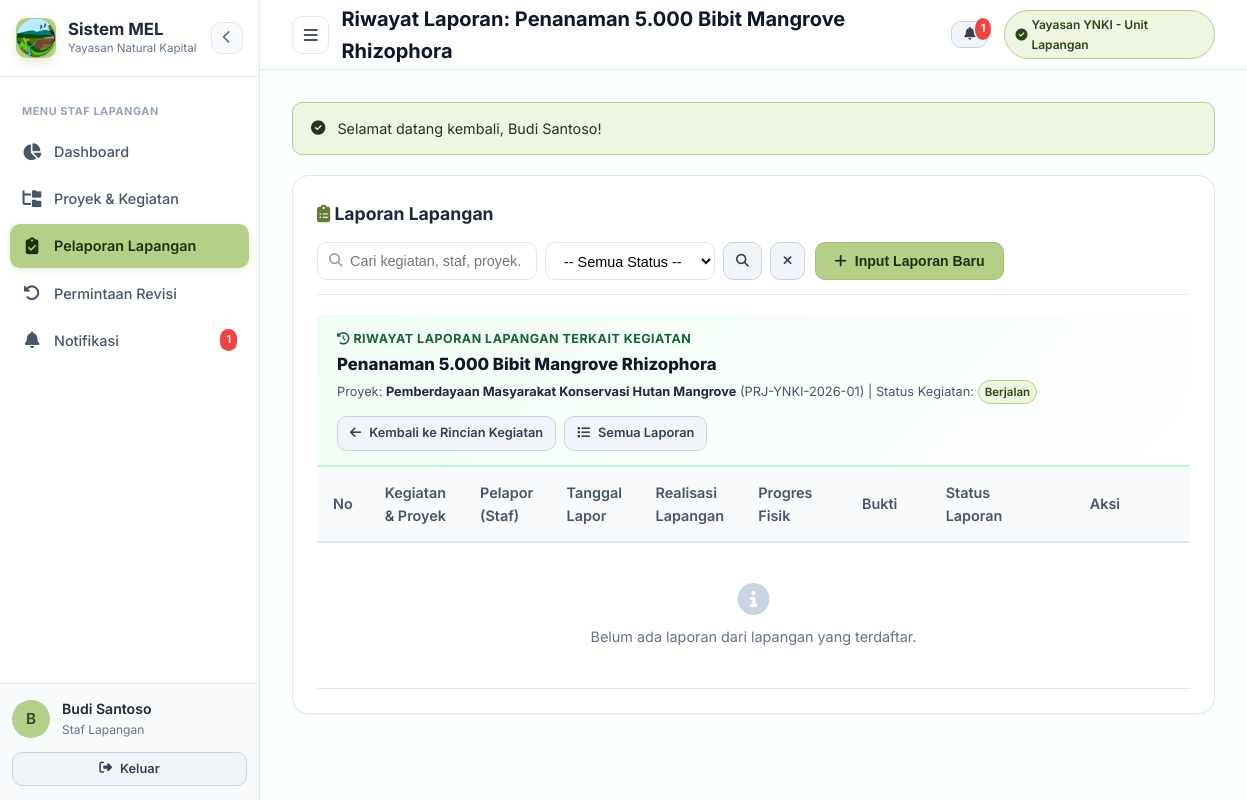
Page /field-updates?activity_id=1 (signed in) on the committed database.
### tables this page shows
CREATE TABLE `project_members` (
  `project_member_id` int(11) NOT NULL,
  `project_id` int(11) NOT NULL,
  `user_id` int(11) NOT NULL,
  `member_role` varchar(100) DEFAULT NULL
);

CREATE TABLE `users` (
  `user_id` int(11) NOT NULL,
  `role_id` int(11) NOT NULL,
  `name` varchar(150) NOT NULL,
  `email` varchar(150) NOT NULL,
  `password` varchar(255) NOT NULL,
  `organization` varchar(150) DEFAULT NULL,
  `is_active` tinyint(1) DEFAULT 1,
  `created_at` datetime DEFAULT current_timestamp()
);

CREATE TABLE `roles` (
  `role_id` int(11) NOT NULL,
  `role_name` varchar(100) NOT NULL,
  `description` text DEFAULT NULL
);

CREATE TABLE `activities` (
  `activity_id` int(11) NOT NULL,
  `project_id` int(11) NOT NULL,
  `activity_name` varchar(200) NOT NULL,
  `description` text DEFAULT NULL,
  `location` varchar(200) DEFAULT NULL,
  `activity_type` varchar(50) DEFAULT 'Kuantitatif' COMMENT 'Jenis kegiatan: Kuantitatif atau Kualitatif',
  `status` varchar(50) DEFAULT NULL,
  `created_at` datetime DEFAULT current_timestamp()
);

CREATE TABLE `projects` (
  `project_id` int(11) NOT NULL,
  `project_code` varchar(50) NOT NULL,
  `project_name` varchar(200) NOT NULL,
  `description` text DEFAULT NULL,
  `start_date` date DEFAULT NULL,
  `end_date` date DEFAULT NULL,
  `status` varchar(50) DEFAULT NULL,
  `public_status` varchar(50) DEFAULT NULL,
  `created_by` int(11) NOT NULL,
  `created_at` datetime DEFAULT current_timestamp()
);

### views/field_updates/index.php (the view, shortened to what the rows shown need)
<?php
require_once __DIR__ . '/../layouts/header.php';
?>
<div class="card">
    <div class="card-header" style="display: flex; flex-wrap: wrap; justify-content: space-between; align-items: center; gap: 14px;">
        <h2 class="card-title"><i class="fa-solid fa-clipboard-list" style="color: var(--primary-dark);"></i> Laporan Lapangan</h2>
        <div style="display: flex; gap: 10px; align-items: center; flex-wrap: wrap;">
            <form action="<?= BASE_URL ?>/field-updates" method="GET" style="display: flex; gap: 8px; align-items: center; flex-wrap: wrap;">
                <div style="position: relative;">
                    <i class="fa-solid fa-magnifying-glass" style="position: absolute; left: 12px; top: 50%; transform: translateY(-50%); color: #94a3b8; font-size: 0.85rem;"></i>
                    <input type="text" name="search" value="<?= htmlspecialchars($_GET['search'] ?? '') ?>" placeholder="Cari kegiatan, staf, proyek..." class="form-control" style="padding-left: 32px; width: 220px; height: 38px;">
                </div>
                <select name="status" class="form-control" style="width: 170px; height: 38px;" onchange="this.form.submit()">
                    <option value="">-- Semua Status --</option>
                </select>
                <button type="submit" class="btn btn-secondary btn-sm" style="height: 38px;" title="Cari data">
                    <i class="fa-solid fa-search"></i>
                </button>
                <?php if (!empty($_GET['search']) || !empty($_GET['status']) || !empty($_GET['activity_id'])): ?>
                    <a href="<?= BASE_URL ?>/field-updates" class="btn btn-secondary btn-sm" style="height: 38px; display: inline-flex; align-items: center;" title="Reset Filter">
                        <i class="fa-solid fa-xmark"></i>
                    </a>
                <?php endif; ?>
            </form>
            <?php if ((int)$currentUser['role_id'] === 1): ?>
            <button onclick="toggleModal('modalSubmitReport')" class="btn btn-primary" style="height: 38px;">
                <i class="fa-solid fa-plus"></i> Input Laporan Baru
            </button>
            <?php endif; ?>
        </div>
    </div>
    <?php if (!empty($filteredActivity)): ?>
        <div style="padding: 14px 20px; background: linear-gradient(135deg, #f0fdf4 0%, #ffffff 100%); border-bottom: 2px solid #bbf7d0; display: flex; justify-content: space-between; align-items: center; flex-wrap: wrap; gap: 12px;">
            <div>
                <div style="font-size: 0.78rem; font-weight: 700; text-transform: uppercase; letter-spacing: 0.5px; color: #166534;">
                    <i class="fa-solid fa-clock-rotate-left"></i> Riwayat Laporan Lapangan Terkait Kegiatan
                </div>
                <div style="font-size: 1.05rem; font-weight: 800; color: #0f172a; margin-top: 2px;">
                    <?= htmlspecialchars($filteredActivity['activity_name']) ?>
                </div>
                <div style="font-size: 0.8rem; color: #475569; margin-top: 2px;">
                    Proyek: <strong style="color: #1e293b;"><?= htmlspecialchars($filteredActivity['project_name']) ?></strong> (<?= htmlspecialchars($filteredActivity['project_code']) ?>) |
                    Status Kegiatan: <span class="badge badge-success" style="font-size: 0.72rem; padding: 2px 6px;"><?= htmlspecialchars($filteredActivity['status']) ?></span>
                </div>
            </div>
            <div style="display: flex; gap: 8px;">
                <a href="<?= BASE_URL ?>/projects/detail?id=<?= $filteredActivity['project_id'] ?>#act-<?= $filteredActivity['activity_id'] ?>" class="btn btn-secondary btn-sm">
                    <i class="fa-solid fa-arrow-left"></i> Kembali ke Rincian Kegiatan
                </a>
                <a href="<?= BASE_URL ?>/field-updates" class="btn btn-secondary btn-sm" title="Tampilkan Semua Laporan">
                    <i class="fa-solid fa-list"></i> Semua Laporan
                </a>
            </div>
        </div>
    <?php endif; ?>
    <div class="table-responsive">
        <table class="table">
            <thead>
                <tr>
                    <th style="width: 50px; text-align: center;">No</th>
                    <th>Kegiatan & Proyek</th>
                    <th>Pelapor (Staf)</th>
                    <th>Tanggal Lapor</th>
                    <th>Realisasi Lapangan</th>
                    <th>Progres Fisik</th>
                    <th style="text-align: center; min-width: 100px;">Bukti</th>
                    <th>Status Laporan</th>
                    <th style="min-width: 170px; text-align: center;">Aksi</th>
                </tr>
            </thead>
            <tbody>
                <?php if (empty($updates)): ?>
                    <tr>
                        <td colspan="9" style="text-align: center; color: var(--text-muted); padding: 40px 20px;">
                            <i class="fa-solid fa-circle-info" style="font-size: 2rem; color: #cbd5e1; margin-bottom: 10px; display: block;"></i>
                            <?php if (!empty($_GET['search']) || !empty($_GET['status'])): ?>
                                Tidak ditemukan data pelaporan yang cocok dengan kriteria filter.
                                <div style="margin-top: 10px;">
                                    <a href="<?= BASE_URL ?>/field-updates" class="btn btn-secondary btn-sm">Reset Filter</a>
                                </div>
                            <?php else: ?>
                                Belum ada laporan dari lapangan yang terdaftar.
                            <?php endif; ?>
                        </td>
                    </tr>
                <?php endif; ?>
            </tbody>
        </table>
    </div>
</div>
<?php
require_once __DIR__ . '/../layouts/footer.php';
?>

### views/layouts/header.php (shortened to what the rows shown need)
<?php
require_once __DIR__ . '/../../helpers/AuthHelper.php';
$currentUser = AuthHelper::getUser();
$pageTitle = $pageTitle ?? 'Sistem MEL';
$activeMenu = $activeMenu ?? 'dashboard';
?>
<!DOCTYPE html>
<html lang="id">
<head>
    <link rel="stylesheet" href="https://cdnjs.cloudflare.com/ajax/libs/font-awesome/6.4.0/css/all.min.css">
    <link rel="stylesheet" href="<?= BASE_URL ?>/public/css/style.css">
</head>
<body>
    <div class="app-container">
        <aside class="sidebar" id="sidebar">
            <div class="sidebar-header">
                <div class="brand-badge">
                    <img src="<?= BASE_URL ?>/gambar%20logo/ynki-icon.webp" alt="Logo YNKI" style="width: 100%; height: 100%; object-fit: contain; border-radius: inherit;">
                </div>
                <div class="brand-text">
                    <div class="brand-title">Sistem MEL</div>
                    <div class="brand-sub">Yayasan Natural Kapital Indonesia</div>
                </div>
                <button type="button" class="sidebar-toggle-btn" id="sidebarToggleBtn" title="Tutup Sidebar" aria-label="Buka / Tutup Sidebar">
                    <i class="fa-solid fa-chevron-left"></i>
                </button>
            </div>
            <nav class="sidebar-nav">
                <?php
                require_once __DIR__ . '/../../models/Notification.php';
                $notifModelSide = new Notification();
                $unreadSide = $notifModelSide->getUnreadCount($currentUser['user_id']);
                ?>
                <?php if ($currentUser['role_id'] == 1):  ?>
                    <div class="nav-label">Menu Staf Lapangan</div>
                    <a href="<?= BASE_URL ?>/dashboard" class="nav-link <?= $activeMenu === 'dashboard' ? 'active' : '' ?>" title="Dashboard">
                        <i class="fa-solid fa-chart-pie"></i>
                        <span class="nav-text">Dashboard</span>
                    </a>
                    <a href="<?= BASE_URL ?>/projects" class="nav-link <?= $activeMenu === 'projects' ? 'active' : '' ?>" title="Proyek & Kegiatan">
                        <i class="fa-solid fa-folder-tree"></i>
                        <span class="nav-text">Proyek & Kegiatan</span>
                    </a>
                    <a href="<?= BASE_URL ?>/field-updates" class="nav-link <?= $activeMenu === 'field-updates' ? 'active' : '' ?>" title="Pelaporan Lapangan">
                        <i class="fa-solid fa-clipboard-check"></i>
                        <span class="nav-text">Pelaporan Lapangan</span>
                    </a>
                    <a href="<?= BASE_URL ?>/corrections" class="nav-link <?= $activeMenu === 'corrections' ? 'active' : '' ?>" title="Permintaan Revisi">
                        <i class="fa-solid fa-rotate-left"></i>
                        <span class="nav-text">Permintaan Revisi</span>
                    </a>
                    <a href="<?= BASE_URL ?>/notifications" class="nav-link <?= $activeMenu === 'notifications' ? 'active' : '' ?>" title="Notifikasi">
                        <i class="fa-solid fa-bell"></i>
                        <span class="nav-text">Notifikasi</span>
                        <?php if ($unreadSide > 0): ?>
                        <span class="badge" style="background: #ef4444; color: #fff; font-size: 0.68rem; padding: 2px 6px; margin-left: auto;">
                            <?= $unreadSide ?>
                        </span>
                        <?php endif; ?>
                    </a>
                <?php endif; ?>
            </nav>
            <div class="sidebar-footer">
                <div class="user-badge" title="<?= htmlspecialchars($currentUser['name'] ?? '') ?> (<?= htmlspecialchars($currentUser['role_name'] ?? '') ?>)">
                    <div class="user-avatar">
                        <?= strtoupper(substr($currentUser['name'] ?? 'U', 0, 1)) ?>
                    </div>
                    <div class="user-info">
                        <div class="user-name"><?= htmlspecialchars($currentUser['name'] ?? '') ?></div>
                        <div class="user-role"><?= htmlspecialchars($currentUser['role_name'] ?? '') ?></div>
                    </div>
                </div>
                <div class="logout-container" style="margin-top: 12px;">
                    <a href="<?= BASE_URL ?>/logout" class="btn btn-secondary btn-sm logout-btn" title="Keluar">
                        <i class="fa-solid fa-right-from-bracket"></i>
                        <span class="logout-text">Keluar</span>
                    </a>
                </div>
            </div>
        </aside>
        <main class="main-content" id="mainContent">
            <header class="navbar">
                <div style="display: flex; align-items: center; gap: 12px; min-width: 0;">
                    <button type="button" class="navbar-toggle-btn" id="navbarToggleBtn" title="Buka Menu" aria-label="Buka Menu">
                        <i class="fa-solid fa-bars"></i>
                    </button>
                    <div class="page-title"><?= htmlspecialchars($pageTitle) ?></div>
                </div>
                <div class="navbar-actions">
                    <a href="<?= BASE_URL ?>/notifications" class="btn btn-secondary btn-sm" style="position: relative;">
                        <i class="fa-solid fa-bell"></i>
                        <?php
                        require_once __DIR__ . '/../../models/Notification.php';
                        $notifModel = new Notification();
                        $unread = $notifModel->getUnreadCount($currentUser['user_id']);
                        if ($unread > 0):
                        ?>
                        <span style="position: absolute; top: -4px; right: -4px; background: var(--danger); color: #fff; border-radius: 50%; font-size: 0.7rem; padding: 2px 6px;">
                            <?= $unread ?>
                        </span>
                        <?php endif; ?>
                    </a>
                    <span class="badge badge-success navbar-org-badge">
                        <i class="fa-solid fa-circle-check"></i> <span class="org-text"><?= htmlspecialchars($currentUser['organization'] ?? 'YNKI') ?></span>
                    </span>
                </div>
            </header>
            <div class="content-body">
                <?php
                $successMsg = AuthHelper::getFlash('success');
                $isDashboard = isset($activeMenu) && $activeMenu === 'dashboard';
                $isWelcomeAlert = $successMsg && stripos($successMsg, 'Selamat datang') !== false;
                if ($successMsg && !($isDashboard && $isWelcomeAlert)):
                ?>
                    <div class="alert alert-success">
                        <i class="fa-solid fa-circle-check"></i>
                        <span><?= htmlspecialchars($successMsg) ?></span>
                    </div>
                <?php endif; ?>

### rows in the picture
project_members: user "1"
users: name "B", name "Budi Santoso", organization "Yayasan YNKI - Unit Lapangan"
roles: role_name "Staf Lapangan"
activities: activity_name "Penanaman 5.000 Bibit Mangrove Rhizophora", project.project_name "Pemberdayaan Masyarakat Konservasi Hutan Mangrove", project.project_code "PRJ-YNKI-2026-01", status "Berjalan"

### other values in the picture
$pageTitle "Riwayat Laporan: Penanaman 5.000 Bibit Mangrove Rhizophora"
$successMsg "Selamat datang kembali, Budi Santoso!"
